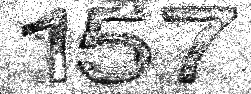
#> input picture data/157.png, 251 x 94 px, found by its file name
$ python test_threshold.py
#> lines starting #> are read from the running program, lines starting #| are printed output that depends on the picture; after the words box and inside, x2 and y2 are one past the last pixel; in counts of white or black regions, pixels touching at a corner belong together
# -*- coding:utf-8 -*-

import cv2
import numpy as np
import matplotlib.pyplot as plt

# Let's load a simple image with 3 black squares
img_path = "./data/157.png"

img = cv2.imread( img_path, 0)
#> img is the input picture: shape (94, 251); min 1, max 254, mean 188.1
img = cv2.medianBlur(img, 5)
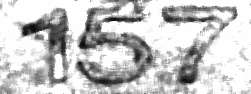
#> img: shape (94, 251); min 10, max 254, mean 199.3

ret, th1 = cv2.threshold(img, 37, 255, cv2.THRESH_BINARY)
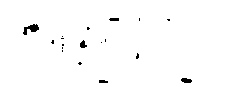
#> th1: shape (94, 251); 98.8% white; 18 black regions (13 under 20 px), largest, box (x1, y1, x2, y2) and area: (23, 24, 39, 35) 91, (181, 78, 192, 83) 43, (80, 40, 87, 48) 36, (109, 18, 119, 21) 28, (99, 80, 108, 83) 24
th2 = cv2.adaptiveThreshold(img, 255, cv2.ADAPTIVE_THRESH_MEAN_C, cv2.THRESH_BINARY, 11, 2)
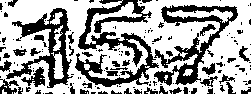
#> th2: shape (94, 251); 64.4% white; 159 black regions (115 under 20 px), largest, box (x1, y1, x2, y2) and area: (75, 0, 159, 87) 2487, (154, 5, 238, 86) 1959, (6, 8, 73, 88) 1549
th3 = cv2.adaptiveThreshold(img, 255, cv2.ADAPTIVE_THRESH_GAUSSIAN_C, cv2.THRESH_BINARY, 5, 2)
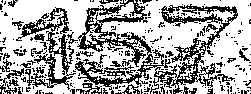
#> th3: shape (94, 251); 66.7% white; black in thin lines or dots

titles = ['Original Image', 'Global Thresholding (v = 127)',
            'Adaptive Mean Thresholding', 'Adaptive Gaussian Thresholding']

images = [img, th1, th2, th3]

for i in range(4):
    plt.subplot(2,2,i+1),plt.imshow(images[i],'gray')
    plt.title(titles[i])
    plt.xticks([]),plt.yticks([])
pass

plt.show()

$ run again, with data/basketball1.png copied over data/157.png
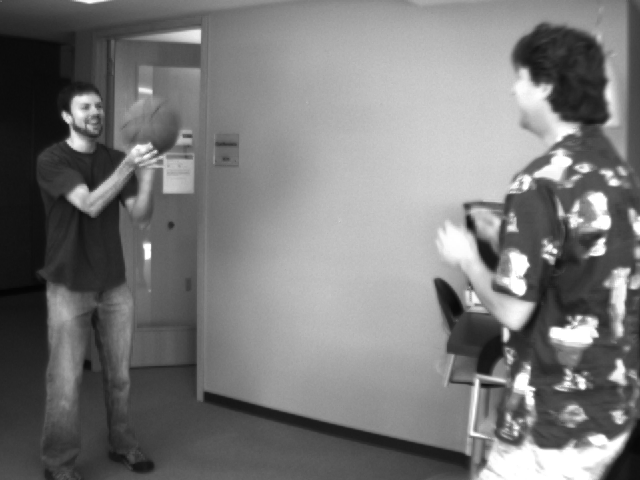
#> input picture data/basketball1.png, 640 x 480 px, found by its file name
#> img is the input picture: shape (480, 640); min 4, max 255, mean 120.3
#> `ret, th1 = cv2.threshold(img, 37, 255, cv2.THRESH_BINARY)`:
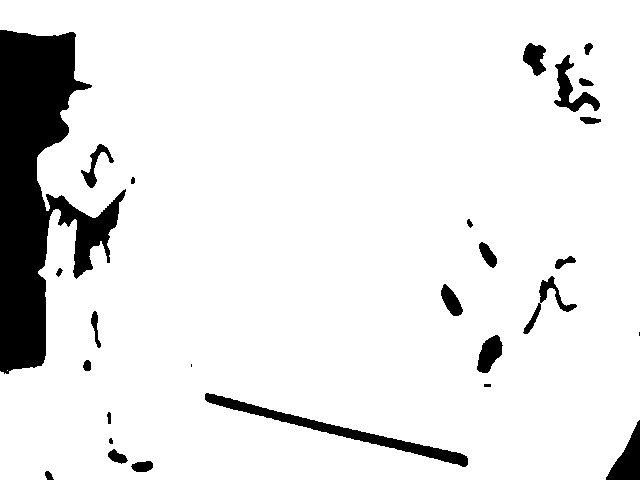
#> th1: shape (480, 640); 90.7% white; 27 black regions (2 under 20 px), largest, box (x1, y1, x2, y2) and area: (0, 30, 126, 374) 20325, (205, 393, 468, 467) 2556, (606, 420, 640, 480) 1023
#> th2: shape (480, 640); 79% white; 700 black regions (614 under 20 px), largest, box (x1, y1, x2, y2) and area: (203, 0, 640, 480) 34818, (0, 20, 209, 437) 14154, (127, 205, 201, 412) 2162
#> th3: shape (480, 640); 91.9% white; black in thin lines or dots
#> `plt.show()`:
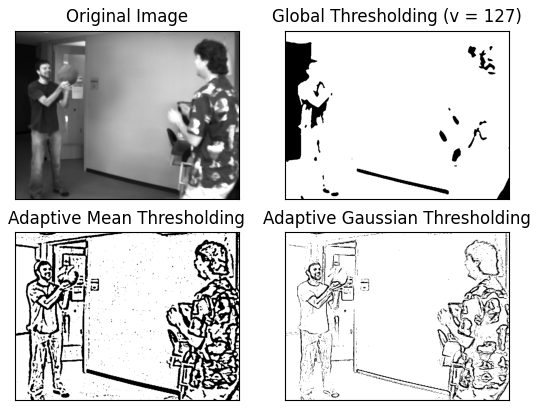
#> figure drawn by matplotlib, 4 panels
